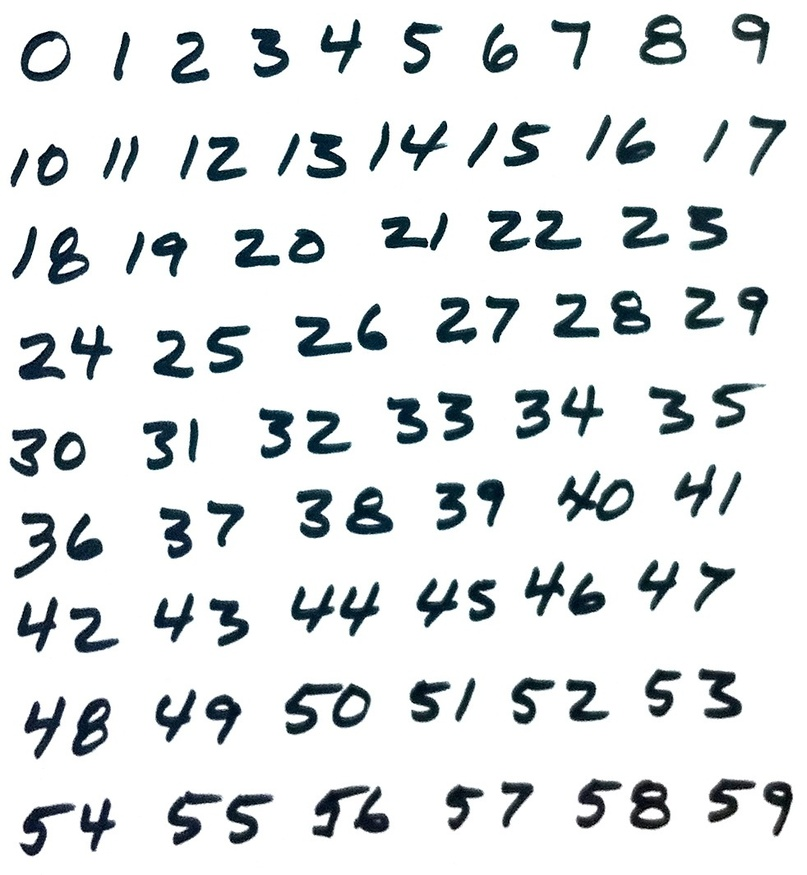
#> input picture Academic/visual_detection/Samples/Chapter 9_Code/images/numbers.jpg, 807 x 875 px, shrunk from 982 x 1065 before the run, given in place of tattoo_seed.jpg, which was not available
$ python scan_for_matches.py '../Chapter 9_Code/images'
#> lines starting #> are read from the running program, lines starting #| are printed output that depends on the picture; pictures that were not available may be replaced by others from this repository, and a replacement may not be noted
from os.path import join
from os import walk
import numpy as np
import cv2
from sys import argv

# create an array of filenames
folder = argv[1]
query = cv2.imread(join(folder, "tattoo_seed.jpg"), 0)
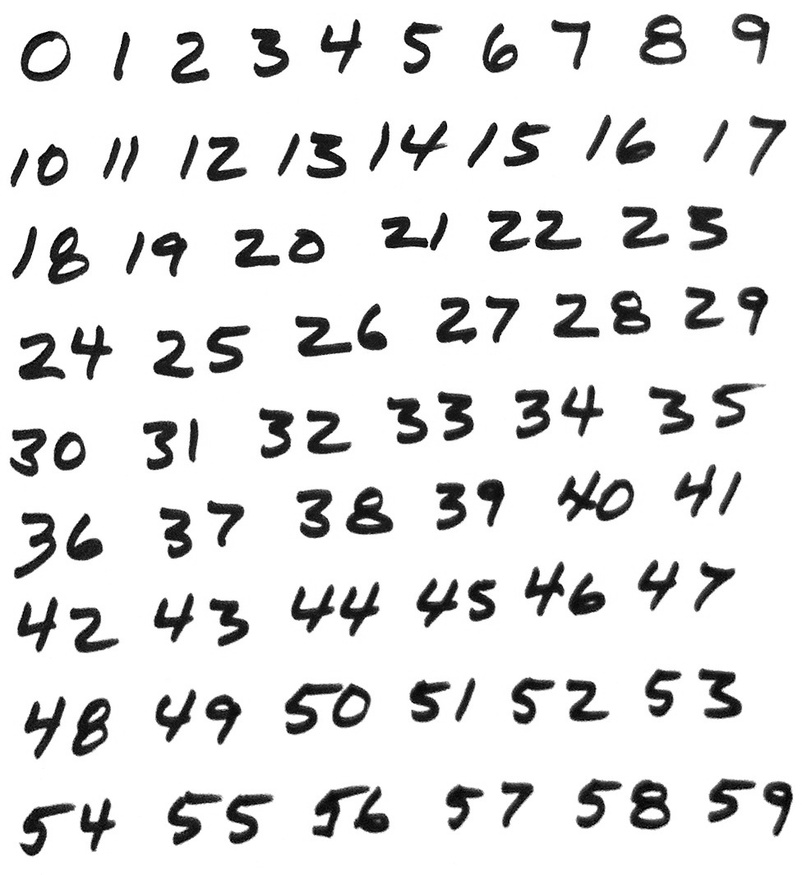
#> query: shape (875, 807); min 0, max 255, mean 225.9

# create files, images, descriptors globals
files = []
images = []
descriptors = []
for (dirpath, dirnames, filenames) in walk(folder):
  files.extend(filenames)
  for f in files:
    if f.endswith("npy") and f != "tattoo_seed.npy":
      descriptors.append(f)
  print(descriptors)

# create the sift detector
sift = cv2.xfeatures2d.SIFT_create()
query_kp, query_ds = sift.detectAndCompute(query, None)
#> query_kp = 2452 keypoints; strongest (x, y, size): (492, 491, 16.3), (459, 797, 16), (455, 824, 8.1), (163, 336, 8.3)

# create FLANN matcher
FLANN_INDEX_KDTREE = 0
index_params = dict(algorithm = FLANN_INDEX_KDTREE, trees = 5)
search_params = dict(checks = 50)
flann = cv2.FlannBasedMatcher(index_params, search_params)

# minimum number of matches
MIN_MATCH_COUNT = 10

potential_culprits = {}

print(">> Initiating picture scan...")
for d in descriptors:
  print("--------- analyzing %s for matches ------------" % d)
  matches = flann.knnMatch(query_ds, np.load(join(folder, d)), k =2)
  good = []
  for m,n in matches:
      if m.distance < 0.7*n.distance:
          good.append(m)
  if len(good) > MIN_MATCH_COUNT:

    print("%s is a match! (%d)" % (d, len(good)))
  else:
    print("%s is not a match" % d)
  potential_culprits[d] = len(good)
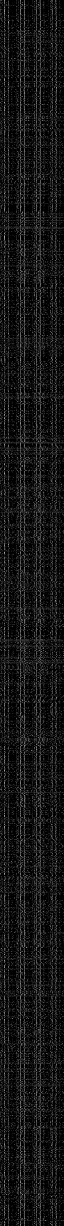
#> query_ds: shape (2452, 128) float32 (shown at 1/2 size); min 0, max 210, mean 22.2
#> after the loop, potential_culprits = 0 items

max_matches = None
potential_suspect = None
for culprit, matches in potential_culprits.items():
  if max_matches == None or matches > max_matches:
    max_matches = matches
    potential_suspect = culprit
#> this loop made 0 passes

#> (the run stopped early here; a loop or call above may not have finished)

$ run again, on Academic/visual_detection/Samples/Chapter 9_Code/images/ocr.jpg
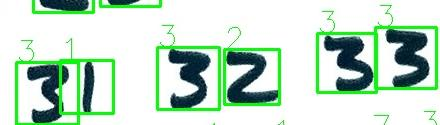
#> input picture Academic/visual_detection/Samples/Chapter 9_Code/images/ocr.jpg, 440 x 125 px, given in place of tattoo_seed.jpg, which was not available
#> `query = cv2.imread(join(folder, "tattoo_seed.jpg"), 0)`:
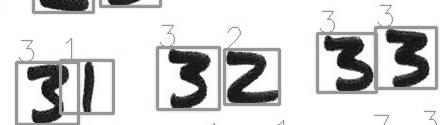
#> query: shape (125, 440); min 0, max 255, mean 211.8
#> query_kp = 299 keypoints; strongest (x, y, size): (192, 64, 20.2), (343, 86, 9.6), (178, 103, 10.6), (401, 82, 9.8)
#> after the loop `for d in descriptors:`:
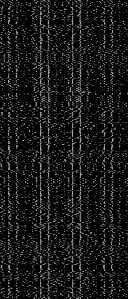
#> query_ds: shape (299, 128) float32; min 0, max 198, mean 22.7
#> after the loop `for d in descriptors:`: potential_culprits = 0 items
